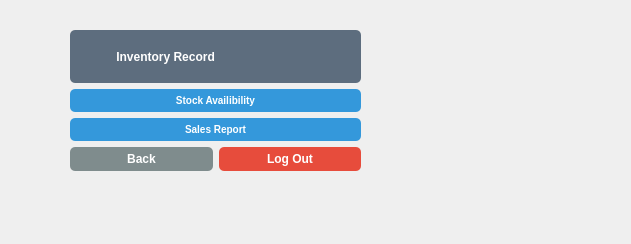
<?xml version="1.0" encoding="UTF-8"?>
<ui version="4.0">
 <class>inventorypanel</class>
 <widget class="QWidget" name="inventorypanel">
  <property name="geometry">
   <rect>
    <x>0</x>
    <y>0</y>
    <width>631</width>
    <height>244</height>
   </rect>
  </property>
  <property name="sizePolicy">
   <sizepolicy hsizetype="Expanding" vsizetype="Expanding">
    <horstretch>0</horstretch>
    <verstretch>0</verstretch>
   </sizepolicy>
  </property>
  <property name="maximumSize">
   <size>
    <width>1920</width>
    <height>1080</height>
   </size>
  </property>
  <property name="windowTitle">
   <string>Form</string>
  </property>
  <property name="styleSheet">
   <string notr="true">background: qlineargradient(spread:pad, x1:0, y1:0, x2:1, y2:1,
                            stop:0 #e3f2fd, stop:1 #bbdefb);
</string>
  </property>
  <widget class="QWidget" name="layoutWidget">
   <property name="geometry">
    <rect>
     <x>70</x>
     <y>30</y>
     <width>291</width>
     <height>141</height>
    </rect>
   </property>
   <layout class="QVBoxLayout" name="verticalLayout">
    <item>
     <layout class="QHBoxLayout" name="horizontalLayout_2">
      <item>
       <widget class="QLabel" name="label">
        <property name="sizePolicy">
         <sizepolicy hsizetype="Minimum" vsizetype="Minimum">
          <horstretch>0</horstretch>
          <verstretch>0</verstretch>
         </sizepolicy>
        </property>
        <property name="styleSheet">
         <string notr="true">

QLabel {
background-color:#5D6D7E;  /* Medium gray */
color: white;

    border-radius: 5px;
    padding: 5px 10px;
font-size: 12px;
    font-weight: bold;
}
</string>
        </property>
        <property name="text">
         <string>          Inventory Record</string>
        </property>
       </widget>
      </item>
     </layout>
    </item>
    <item>
     <widget class="QPushButton" name="showstock">
      <property name="styleSheet">
       <string notr="true">QPushButton {
    background-color: #3498DB;
    color: white;
font-size: 10px;
font-weight: bold;
    border-radius: 5px;
    padding: 5px 10px;
}

QPushButton:hover {
    background-color: #2980B9;
}
</string>
      </property>
      <property name="text">
       <string>Stock Availibility</string>
      </property>
     </widget>
    </item>
    <item>
     <widget class="QPushButton" name="pushButton_4_salesreport">
      <property name="styleSheet">
       <string notr="true">QPushButton {
    background-color: #3498DB;
    color: white;
font-size: 10px;
font-weight: bold;
    border-radius: 5px;
    padding: 5px 10px;
}

QPushButton:hover {
    background-color: #2980B9;
}
</string>
      </property>
      <property name="text">
       <string>Sales Report</string>
      </property>
     </widget>
    </item>
    <item>
     <layout class="QHBoxLayout" name="horizontalLayout">
      <item>
       <layout class="QHBoxLayout" name="horizontalLayout_3">
        <item>
         <widget class="QPushButton" name="pushButton_inventoryback">
          <property name="styleSheet">
           <string notr="true">QPushButton {
background-color: #7F8C8D;  /* Medium gray */
color: white;
 font-weight: bold;
    border-radius: 5px;
    padding: 5px 10px;
}

QPushButton:hover {
background-color: #626567;  /* Darker gray */

}
</string>
          </property>
          <property name="text">
           <string>Back</string>
          </property>
          <property name="icon">
           <iconset theme="QIcon::ThemeIcon::GoPrevious"/>
          </property>
          <property name="iconSize">
           <size>
            <width>15</width>
            <height>14</height>
           </size>
          </property>
         </widget>
        </item>
        <item>
         <widget class="QPushButton" name="pushButton_2">
          <property name="styleSheet">
           <string notr="true">QPushButton {
    background-color: #E74C3C;  /* Bright red */
    color: white;
 font-weight: bold;
    border-radius: 5px;
    padding: 5px 10px;
}

QPushButton:hover {
    background-color: #C0392B;  /* Darker red on hover */
}
</string>
          </property>
          <property name="text">
           <string>Log Out</string>
          </property>
          <property name="icon">
           <iconset theme="QIcon::ThemeIcon::SystemLogOut"/>
          </property>
          <property name="iconSize">
           <size>
            <width>14</width>
            <height>14</height>
           </size>
          </property>
         </widget>
        </item>
       </layout>
      </item>
     </layout>
    </item>
   </layout>
  </widget>
 </widget>
 <resources/>
 <connections/>
</ui>
